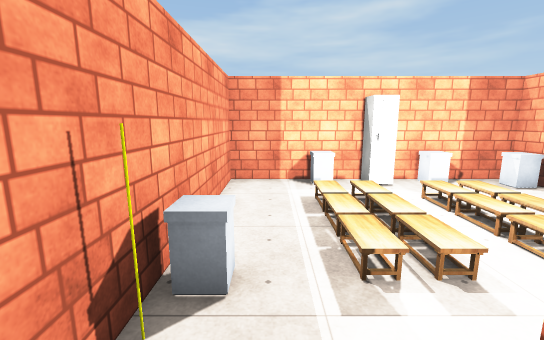
[1] (above)

12 first-person views from a walk through a scene from a Unity 3-D project. The camera is 1.54 m above the floor, tilts 10° down and sees 90° across. The floor is counted in squares, 1.23 m on a side. Each view is taken from the middle of a square. On the plan, view 1 faces up. The plan holds only what a view shows up to about 12 squares ahead; the rest is blank. The player is left out. Some surface patterns are stand-ins.

[2]
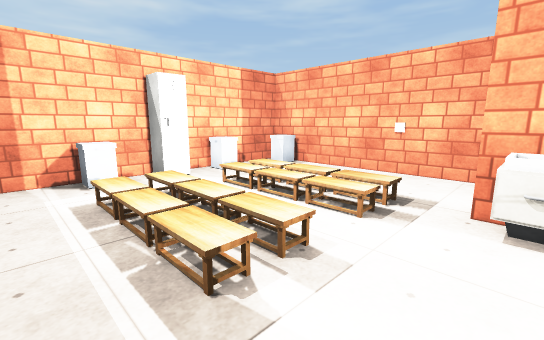

[3]
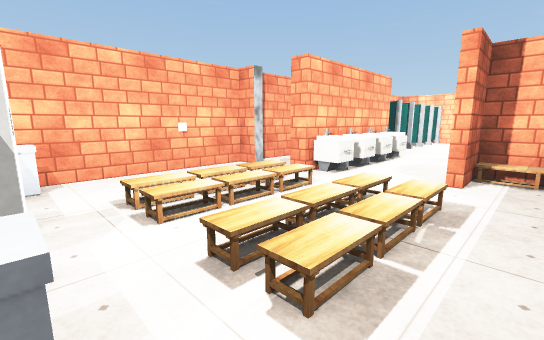

[4]
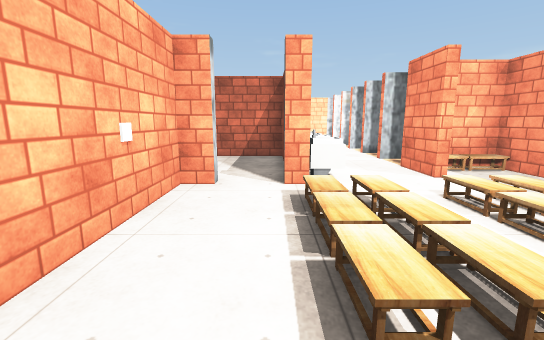

[5]
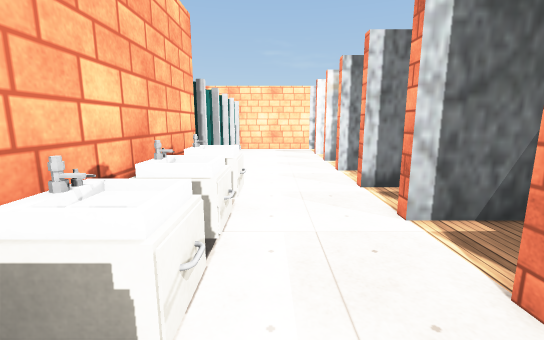

[6]
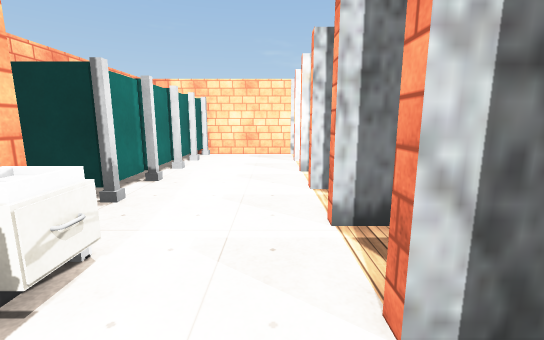

[7]
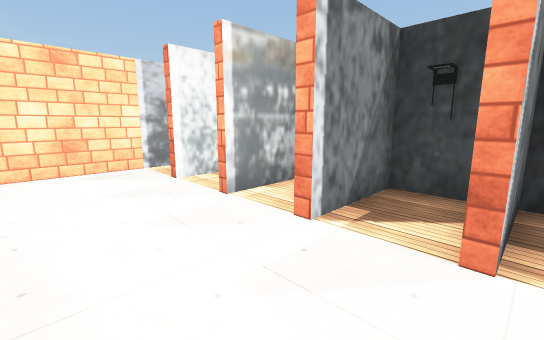

[8]
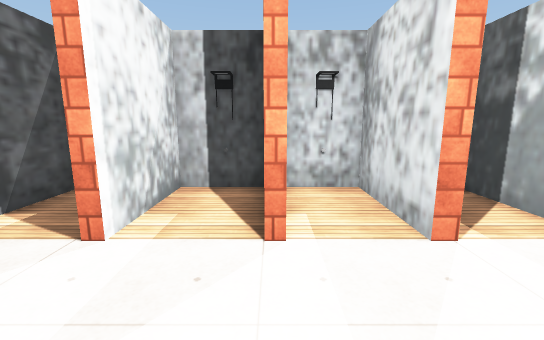

[9]
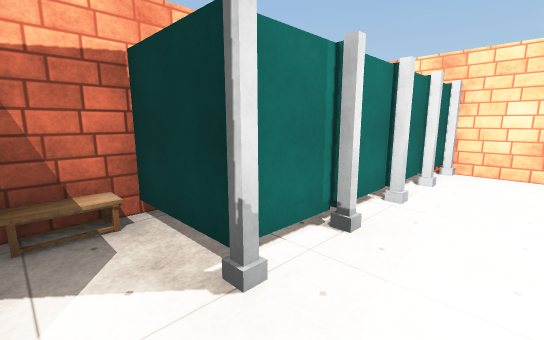

[10]
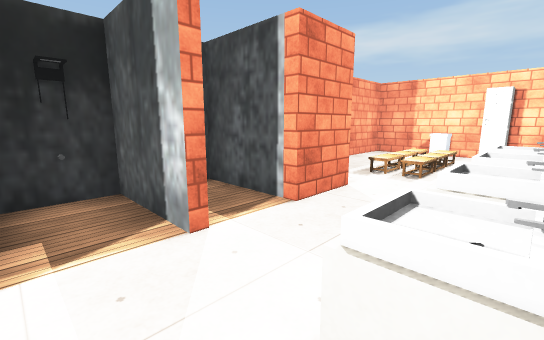

[11]
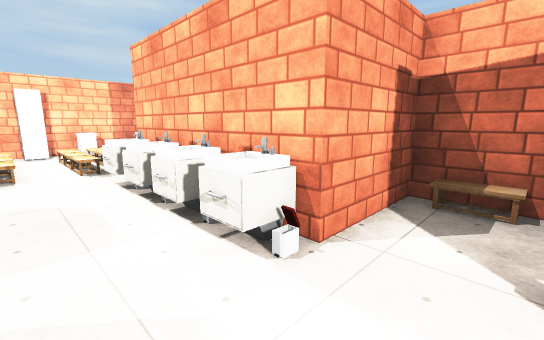

[12]
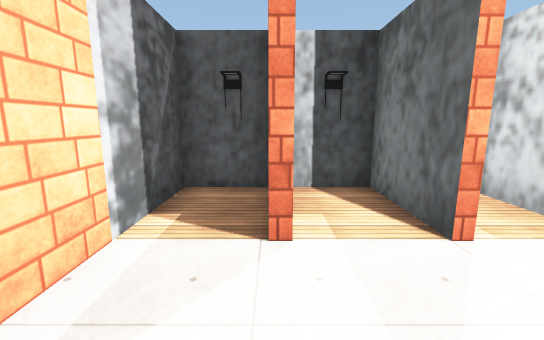

### Floor plan
Key: @ floor where view 1 was taken; # wall or solid block; x gap in a wall; . floor; / step, stairs or slope; ^ raised ledge; O other object.
Columns run from 1 left of view 1 to 7 right of it. Each row starts with its distance up from view 1.
  8 #########
  7 #.^.O^.^#
  6 #.////..#
  5 #.////..#
  4 #.////..#
  3 #.////..#
  2 O.......#
  1 #....#..#
  0 #@#..#..#
 -1 ###..#..x
 -2 #....#..
 -3 ###..####
 -4 ###.....#
 -5 #.....###
 -6 ###...#
 -7 #.....#
 -8 ###...#
 -9 #.....#
-10 ###...#
-11 #.....#
-12 #######

Positions as (right, up) in squares from view 1, and headings:
1: (0, 0), facing up
2: (0, 1), facing up-right
3: (0, 7), facing down-right
4: (5, 7), facing down
5: (3, 1), facing down
6: (2, -1), facing down
7: (4, -4), facing down-left
8: (4, -8), facing left
9: (3, -4), facing down-right
10: (4, -4), facing up-left
11: (2, -5), facing up-right
12: (4, -10), facing left
